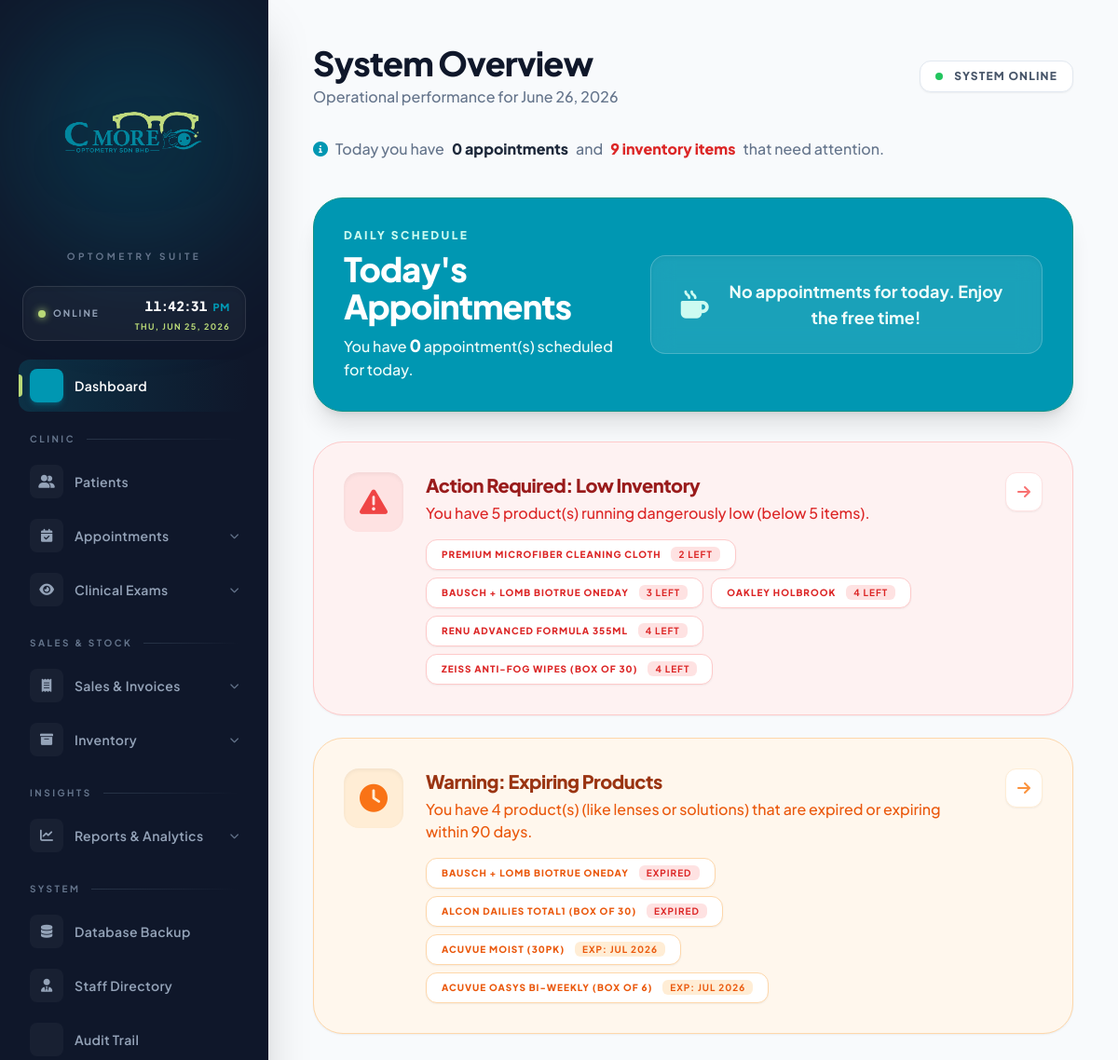
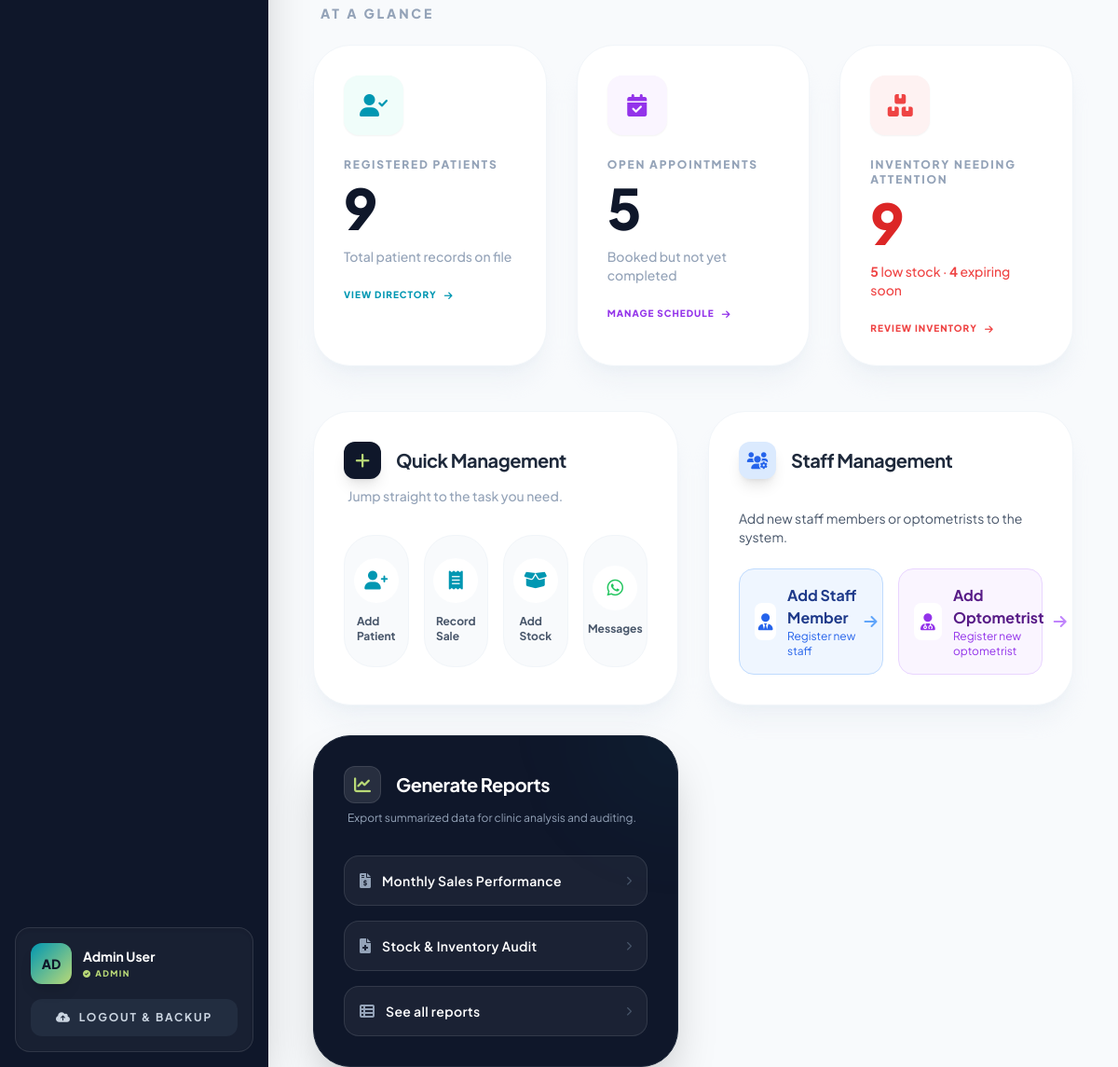
The page /directory.php (signed in) on the database its author committed (2 pictures, top to bottom).
### tables this page shows
CREATE TABLE `product` (
  `PRODUCT_ID` int(11) NOT NULL AUTO_INCREMENT,
  `CATEGORY` varchar(50) DEFAULT NULL,
  `BRAND_NAME` varchar(100) DEFAULT NULL,
  `STOCK_QUANTITY` int(11) DEFAULT 0,
  `UNIT_PRICE` decimal(10,2) NOT NULL,
  `MINIMUM_PRICE` decimal(10,2) NOT NULL DEFAULT 0.00,
  `SUPPLIER_ID` int(11) DEFAULT NULL,
  `EXPIRY_DATE` date DEFAULT NULL,
  `PRODUCT_IMAGE` varchar(255) DEFAULT NULL,
  PRIMARY KEY (`PRODUCT_ID`),
  KEY `fk_product_supplier` (`SUPPLIER_ID`),
  CONSTRAINT `fk_product_supplier` FOREIGN KEY (`SUPPLIER_ID`) REFERENCES `supplier` (`SUPPLIER_ID`) ON DELETE SET NULL
);

### directory.php (the view, shortened to what the rows shown need)
<?php
include('config.php');
$s_count = mysqli_fetch_assoc(mysqli_query($conn, "SELECT COUNT(*) as t FROM PRODUCT WHERE STOCK_QUANTITY < 5"))['t'];
$e_count = mysqli_fetch_assoc(mysqli_query($conn, "SELECT COUNT(*) as t FROM PRODUCT WHERE EXPIRY_DATE IS NOT NULL AND EXPIRY_DATE <= DATE_ADD(CURDATE(), INTERVAL 90 DAY)"))['t'];
?>
<!DOCTYPE html>
<html lang="en">
<head>
    <script src="https://cdn.tailwindcss.com"></script>
    <link rel="stylesheet" href="https://cdnjs.cloudflare.com/ajax/libs/font-awesome/6.0.0/css/all.min.css">
</head>
<body class="bg-[#f8fafc] flex min-h-screen">
    <main class="flex-1 ml-72 p-12">
        <header class="flex justify-between items-center mb-8">
            <div>
                <h1 class="text-4xl font-extrabold text-slate-900 tracking-tight">System Overview</h1>
            </div>
        </header>
        <div class="bg-[#0097B2] rounded-[2rem] p-8 mb-8 text-white shadow-xl flex flex-col md:flex-row items-center justify-between border border-teal-600">
            <div class="mb-6 md:mb-0 md:pr-8">
                <h2 class="text-4xl font-extrabold tracking-tight">Today's Appointments</h2>
            </div>
        </div>
        <?php if($s_count > 0): ?>
        <div class="bg-red-50 border border-red-200 rounded-[2rem] p-8 mb-6 flex items-start space-x-6 shadow-sm animate-fade-in">
            <div class="flex-1">
                <div class="flex flex-wrap gap-2">
                    <?php
                    $low_stock_res = mysqli_query($conn, "SELECT BRAND_NAME, STOCK_QUANTITY FROM PRODUCT WHERE STOCK_QUANTITY < 5 ORDER BY STOCK_QUANTITY ASC LIMIT 5");
                    while($ls = mysqli_fetch_assoc($low_stock_res)):
                    ?>
                    <span class="bg-white border border-red-200 text-red-600 text-[10px] font-black uppercase tracking-widest px-4 py-2 rounded-xl shadow-sm">
                        <?php echo htmlspecialchars($ls['BRAND_NAME']); ?> <span class="bg-red-100 text-red-600 ml-2 px-2 py-0.5 rounded-md font-bold"><?php echo $ls['STOCK_QUANTITY']; ?> left</span>
                    </span>
                    <?php endwhile; ?>
                </div>
            </div>
        </div>
        <?php endif; ?>
        <?php if($e_count > 0): ?>
        <div class="bg-orange-50 border border-orange-200 rounded-[2rem] p-8 mb-8 flex items-start space-x-6 shadow-sm animate-fade-in">
            <div class="flex-1">
                <div class="flex flex-wrap gap-2">
                    <?php
                    $exp_res = mysqli_query($conn, "SELECT BRAND_NAME, EXPIRY_DATE FROM PRODUCT WHERE EXPIRY_DATE IS NOT NULL AND EXPIRY_DATE <= DATE_ADD(CURDATE(), INTERVAL 90 DAY) ORDER BY EXPIRY_DATE ASC LIMIT 5");
                    while($ex = mysqli_fetch_assoc($exp_res)):
                        $is_expired = (strtotime($ex['EXPIRY_DATE']) < time());
                        $chip_class = $is_expired ? 'bg-red-100 text-red-600' : 'bg-orange-100 text-orange-600';
                    ?>
                    <span class="bg-white border border-orange-200 text-orange-600 text-[10px] font-black uppercase tracking-widest px-4 py-2 rounded-xl shadow-sm">
                        <?php echo htmlspecialchars($ex['BRAND_NAME']); ?>
                        <span class="<?php echo $chip_class; ?> ml-2 px-2 py-0.5 rounded-md font-bold">
                            <?php echo $is_expired ? 'EXPIRED' : 'Exp: ' . date('M Y', strtotime($ex['EXPIRY_DATE'])); ?>
                        </span>
                    </span>
                    <?php endwhile; ?>
                </div>
            </div>
        </div>
        <?php endif; ?>
        <div class="grid grid-cols-1 lg:grid-cols-2 gap-8">
            <section class="bg-white p-8 rounded-[2.5rem] border border-slate-100 shadow-xl shadow-slate-200/40">
                <div class="flex items-center space-x-4 mb-2">
                    <h2 class="text-xl font-bold text-slate-800 tracking-tight">Quick Management</h2>
                </div>
            </section>
            <?php if($_SESSION['ROLE'] === 'Admin'): ?>
            <section class="bg-white p-8 rounded-[2.5rem] border border-slate-100 shadow-xl shadow-slate-200/40">
                <div class="flex items-center space-x-4 mb-8">
                    <h2 class="text-xl font-bold text-slate-800 tracking-tight">Staff Management</h2>
                </div>
            </section>
            <?php endif; ?>
            <section class="bg-slate-900 p-8 rounded-[2.5rem] border border-slate-800 shadow-2xl relative overflow-hidden group">
                <div class="flex items-center space-x-4 mb-2 relative z-10">
                    <h2 class="text-xl font-bold text-white tracking-tight">Generate Reports</h2>
                </div>
            </section>
        </div>
    </main>
</body>
</html>

### rows shown on the page
product: BRAND_NAME "PREMIUM MICROFIBER CLEANING CLOTH", STOCK_QUANTITY "2"
product: BRAND_NAME "BAUSCH + LOMB BIOTRUE ONEDAY", STOCK_QUANTITY "3", EXPIRY_DATE "EXPIRED"
product: BRAND_NAME "OAKLEY HOLBROOK", STOCK_QUANTITY "4"
product: BRAND_NAME "RENU ADVANCED FORMULA 355ML", STOCK_QUANTITY "4"
product: BRAND_NAME "ZEISS ANTI-FOG WIPES (BOX OF 30)", STOCK_QUANTITY "4"
product: BRAND_NAME "ALCON DAILIES TOTAL1 (BOX OF 30)", EXPIRY_DATE "EXPIRED"
product: BRAND_NAME "ACUVUE MOIST (30PK)", EXPIRY_DATE "JUL 2026"
product: BRAND_NAME "ACUVUE OASYS BI-WEEKLY (BOX OF 6)", EXPIRY_DATE "JUL 2026"

### other values the page prints
$label "Dashboard Patients Database Backup Staff Directory Audit Trail"
$label "CLINIC SALES & STOCK INSIGHTS SYSTEM"
$label "Appointments Clinical Exams Sales & Invoices Inventory Reports & Analytics"
substr($_SESSION['NAME'], 0, 2) "AD"
$_SESSION['NAME'] "Admin User"
$user_role "ADMIN"
$today_appt_count "0"
$attention_total "9"
$s_count "5"
$e_count "4"
$p_count "9"
$a_count "5"
